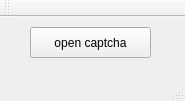
<?xml version="1.0" encoding="UTF-8"?>
<ui version="4.0">
 <class>MainWindow</class>
 <widget class="QMainWindow" name="MainWindow">
  <property name="geometry">
   <rect>
    <x>0</x>
    <y>0</y>
    <width>185</width>
    <height>101</height>
   </rect>
  </property>
  <property name="windowTitle">
   <string>MainWindow</string>
  </property>
  <widget class="QWidget" name="centralWidget">
   <widget class="QPushButton" name="pushButton">
    <property name="geometry">
     <rect>
      <x>30</x>
      <y>10</y>
      <width>121</width>
      <height>31</height>
     </rect>
    </property>
    <property name="text">
     <string>open captcha</string>
    </property>
   </widget>
  </widget>
  <widget class="QMenuBar" name="menuBar">
   <property name="geometry">
    <rect>
     <x>0</x>
     <y>0</y>
     <width>185</width>
     <height>22</height>
    </rect>
   </property>
  </widget>
  <widget class="QToolBar" name="mainToolBar">
   <attribute name="toolBarArea">
    <enum>TopToolBarArea</enum>
   </attribute>
   <attribute name="toolBarBreak">
    <bool>false</bool>
   </attribute>
  </widget>
  <widget class="QStatusBar" name="statusBar"/>
 </widget>
 <layoutdefault spacing="6" margin="11"/>
 <resources/>
 <connections/>
</ui>
